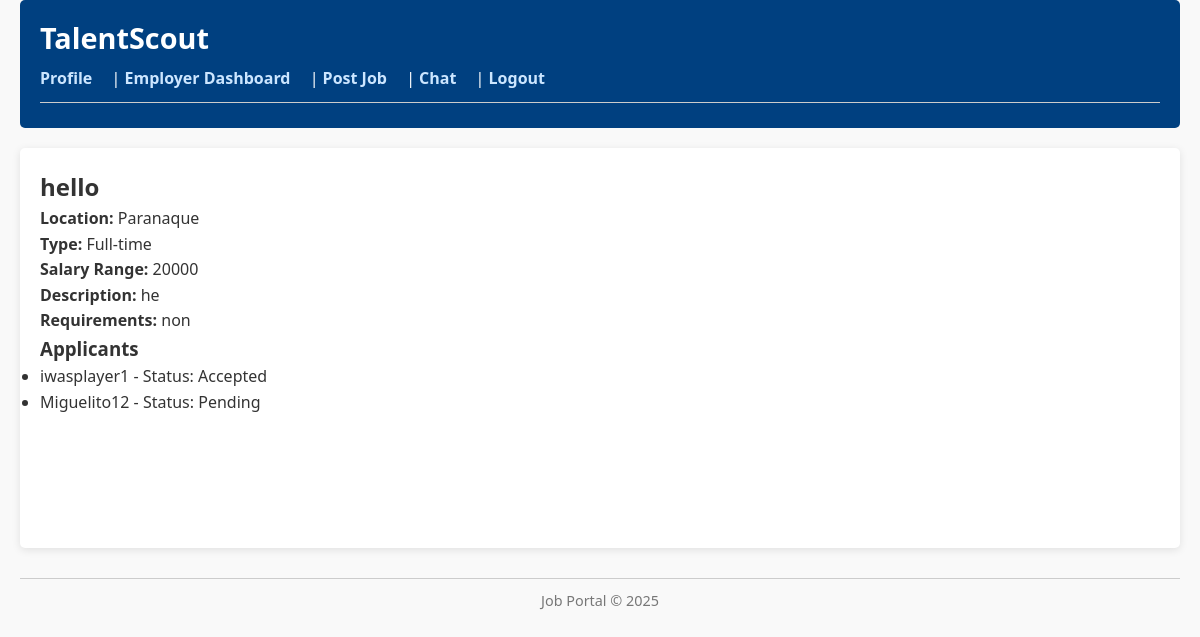
Page /jobs/job/3/ (signed in) on the committed database.
### jobs/models.py (models this page shows, shortened)
class Job(models.Model):
    FULL_TIME = 'FT'
    PART_TIME = 'PT'
    HYBRID = 'HY'
    REMOTE = 'RM'
    JOB_TYPE_CHOICES = [
        (FULL_TIME, 'Full-time'),
        (PART_TIME, 'Part-time'),
        (HYBRID, 'Hybrid'),
        (REMOTE, 'Remote'),
    ]
    title = models.CharField(max_length=255)
    description = models.TextField()
    location = models.CharField(max_length=255)
    employer = models.ForeignKey(User, on_delete=models.CASCADE, related_name='jobs_posted')
    applications = models.ManyToManyField(User, related_name='job_applications', blank=True)
    created_at = models.DateTimeField(auto_now_add=True)
    requirements = models.TextField(blank=True, null=True)
    job_type = models.CharField(
        max_length=2,
        choices=JOB_TYPE_CHOICES,
        blank=True,
        null=True
    )
    salary_range = models.CharField(max_length=100, blank=True, null=True)

class JobApplication(models.Model):
    STATUS_CHOICES = [
        ('pending', 'Pending'),
        ('accepted', 'Accepted'),
        ('rejected', 'Rejected'),
    ]
    job = models.ForeignKey(Job, on_delete=models.CASCADE)
    applicant = models.ForeignKey(UserProfile, on_delete=models.CASCADE)
    applied_at = models.DateTimeField(auto_now_add=True)
    status = models.CharField(max_length=10, choices=STATUS_CHOICES, default='pending')
    class Meta:
        unique_together = ('job', 'applicant')
        ordering = ['-applied_at']

### users/models.py (models this page shows, shortened)
class UserProfile(models.Model):
    user = models.OneToOneField(User, on_delete=models.CASCADE)
    is_employer = models.BooleanField(default=False)
    company_name = models.CharField(max_length=255, blank=True, null=True)
    skills = models.ManyToManyField(Skill, blank=True)
    experience = models.TextField(blank=True, null=True)
    education = models.TextField(blank=True, null=True)
    resume = models.FileField(upload_to='resumes/%Y/%m/%d/', blank=True, null=True)

### jobs/views.py (the view)
# urls.py: path('job/<int:job_id>/', views.job_detail, name='job_detail'),
@login_required
def job_detail(request, job_id):
    job = get_object_or_404(Job, id=job_id)
    profile = getattr(request.user, 'userprofile', None)
    applications = None
    if profile and profile.is_employer and job.employer == request.user:
        applications = JobApplication.objects.filter(job=job)
    return render(request, 'jobs/job_detail.html', {
        'job': job,
        'profile': profile,
        'applications': applications,
    })

### jobs/templates/jobs/job_detail.html (shortened to what this page needs)
{% extends 'base.html' %}
{% block content %}
  <h2>{{ job.title }}</h2>
  <p><strong>Location:</strong> {{ job.location }}</p>
  <p><strong>Type:</strong> {{ job.get_job_type_display }}</p>
  <p><strong>Salary Range:</strong> {{ job.salary_range }}</p>
  <p><strong>Description:</strong> {{ job.description }}</p>
  <p><strong>Requirements:</strong> {{ job.requirements }}</p>
  {% if profile and profile.is_employer %}
    <h3>Applicants</h3>
    {% if applications %}
      <ul>
        {% for application in applications %}
          <li>{{ application.applicant.user.username }} - Status: {{ application.get_status_display }}</li>
        {% endfor %}
      </ul>
    {% else %}
      <p>No applicants yet.</p>
    {% endif %}
  {% else %}
    <form action="{% url 'jobs:apply_job' job.id %}" method="post">
      {% csrf_token %}
      <button type="submit">Apply for Job</button>
    </form>
  {% endif %}
{% endblock %}

### static/css/styles.css (style rules this page uses)
* { margin: 0; padding: 0; box-sizing: border-box; font-family: 'Segoe UI', Tahoma, Geneva, Verdana, sans-serif; }
body { background-color: #f9f9f9; color: #333; line-height: 1.6; padding: 0 20px; }

### rows in the picture
Job: title "hello", location "Paranaque", job_type "Full-time", salary_range "20000", description "he", requirements "non"
JobApplication: applicant.user.username "iwasplayer1", status "Accepted"
JobApplication: applicant.user.username "Miguelito12", status "Pending"
